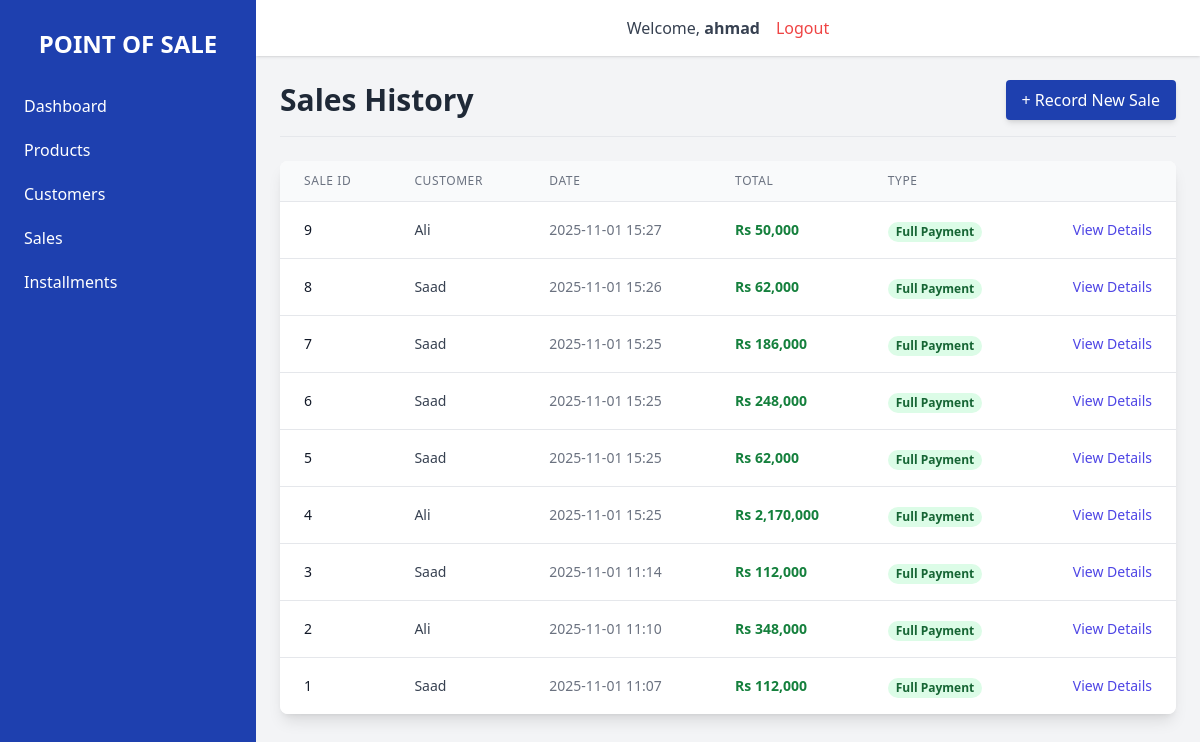
The app's page /sales/ (signed in) with its own data.
### sales/models.py (models this page shows)
class Sale(models.Model):
    PAYMENT_CHOICES = [
        ('FULL', 'Full Payment'),
        ('INST', 'Installment Plan'),
    ]
    customer = models.ForeignKey(Customer, on_delete=models.PROTECT, related_name='sales')
    sale_date = models.DateTimeField(auto_now_add=True)
    payment_method = models.CharField(max_length=10, choices=METHOD_CHOICES, default=CASH)
    payment_type = models.CharField(max_length=4, choices=PAYMENT_CHOICES, default='FULL')
    total_amount = models.DecimalField(max_digits=10, decimal_places=2, default=0.00)

### customers/models.py (models this page shows, shortened)
class Customer(models.Model):
    name = models.CharField(max_length=200)
    phone = models.CharField(max_length=20, blank=True, null=True)
    email = models.EmailField(max_length=254, unique=True)
    address = models.TextField(blank=True)
    created_at = models.DateTimeField(auto_now_add=True)
    class Meta:
        ordering = ['name']

### sales/views.py (the view)
# urls.py: path('', views.SaleListView.as_view(), name='sale_list'),
class SaleListView(LoginRequiredMixin, ListView):
    model = Sale
    template_name = 'sales/sale_list.html'
    context_object_name = 'sales'
    ordering = ['-sale_date']

### sales/templates/sales/sale_list.html (shortened to what this page needs)
{% extends 'base.html' %}
{% load humanize %}
{% block content %}
<div class="space-y-6">
    <div class="flex justify-between items-center border-b pb-4 mb-4">
        <h1 class="text-3xl font-bold text-gray-800">Sales History</h1>
        <a href="{% url 'sales:sale_create' %}" class="bg-primary-blue hover:bg-blue-800 text-white font-medium py-2 px-4 rounded transition duration-150 shadow-md">
            + Record New Sale
        </a>
    </div>
    <div class="bg-white shadow-lg rounded-lg overflow-x-auto">
        <table class="min-w-full divide-y divide-gray-200">
            <thead class="bg-gray-50">
                <tr>
                    <th class="px-6 py-3 text-left text-xs font-medium text-gray-500 uppercase tracking-wider">Sale ID</th>
                    <th class="px-6 py-3 text-left text-xs font-medium text-gray-500 uppercase tracking-wider">Customer</th>
                    <th class="px-6 py-3 text-left text-xs font-medium text-gray-500 uppercase tracking-wider hidden sm:table-cell">Date</th>
                    <th class="px-6 py-3 text-left text-xs font-medium text-gray-500 uppercase tracking-wider">Total</th>
                    <th class="px-6 py-3 text-left text-xs font-medium text-gray-500 uppercase tracking-wider">Type</th>
                    <th class="relative px-6 py-3">
                    </th>
                </tr>
            </thead>
            <tbody class="bg-white divide-y divide-gray-200">
                {% for sale in sales %}
                <tr>
                    <td class="px-6 py-4 whitespace-nowrap text-sm font-medium text-gray-900">{{ sale.id }}</td>
                    <td class="px-6 py-4 whitespace-nowrap text-sm text-gray-700">{{ sale.customer.name }}</td>
                    <td class="px-6 py-4 whitespace-nowrap text-sm text-gray-500 hidden sm:table-cell">{{ sale.sale_date|date:"Y-m-d H:i" }}</td>
                    <td class="px-6 py-4 whitespace-nowrap text-sm font-bold text-green-700">Rs {{ sale.total_amount|floatformat:0|intcomma }}</td>
                    <td class="px-6 py-4 whitespace-nowrap">
                        <span class="px-2 inline-flex text-xs leading-5 font-semibold rounded-full
                            {% if sale.payment_type == 'FULL' %}bg-green-100 text-green-800{% else %}bg-orange-100 text-orange-800{% endif %}">
                            {{ sale.get_payment_type_display }}
                        </span>
                    </td>
                    <td class="px-6 py-4 whitespace-nowrap text-right text-sm font-medium">
                        <a href="{% url 'sales:sale_detail' sale.pk %}" class="text-indigo-600 hover:text-indigo-900">View Details</a>
                    </td>
                </tr>
                {% empty %}
                <tr>
                    <td colspan="6" class="px-6 py-4 text-center text-gray-500">No sales recorded yet.</td>
                </tr>
                {% endfor %}
            </tbody>
        </table>
    </div>
</div>
{% endblock content %}

### templates/base.html (shortened to what this page needs)
{% load static %}
<!DOCTYPE html>
<html lang="en">
<head>
    <script src="https://cdn.tailwindcss.com"></script>
</head>
<body class="bg-primary-light min-h-screen flex">
    <aside id="sidebar" class="bg-primary-blue text-white w-64 space-y-6 py-7 px-2 absolute inset-y-0 left-0 transform -translate-x-full md:relative md:translate-x-0 transition duration-200 ease-in-out">
        <a href="{% url 'dashboard:dashboard_view' %}" class="text-white text-2xl font-semibold uppercase flex items-center justify-center">
            Point of Sale
        </a>
        <nav>
            <a href="{% url 'dashboard:dashboard_view' %}" class="block py-2.5 px-4 rounded transition duration-200 hover:bg-white hover:text-primary-blue">
                Dashboard
            </a>
            <a href="{% url 'products:product_list' %}" class="block py-2.5 px-4 rounded transition duration-200 hover:bg-white hover:text-primary-blue">
                Products
            </a>
            <a href="{% url 'customers:customer_list' %}" class="block py-2.5 px-4 rounded transition duration-200 hover:bg-white hover:text-primary-blue">
                Customers
            </a>
            <a href="{% url 'sales:sale_list' %}" class="block py-2.5 px-4 rounded transition duration-200 hover:bg-white hover:text-primary-blue">
                Sales
            </a>
            <a href="{% url 'sales:installment_list' %}" class="block py-2.5 px-4 rounded transition duration-200 hover:bg-white hover:text-primary-blue">
                Installments
            </a>
        </nav>
    </aside>
    <div class="flex-1 flex flex-col overflow-hidden">
        <header class="flex justify-around items-center bg-white shadow p-4">
            <div class="flex justify-between items-center space-x-4">
                {% if user.is_authenticated %}
                <span class="text-gray-700">Welcome, <strong>{{ user.username }}</strong></span>
                <a href="{% url 'accounts:logout' %}" class="text-red-500 hover:text-red-700 font-medium">
                    Logout
                </a>
                {% endif %}
            </div>
        </header>
        <main class="flex-1 overflow-x-hidden overflow-y-auto p-6">
            {% block content %}
            {% endblock content %}
        </main>
    </div>
</body>
</html>

### records on screen
Sale: id "9", customer.name "Ali", sale_date "2025-11-01 15:27", total_amount "50,000", payment_type "Full Payment"
Sale: id "8", customer.name "Saad", sale_date "2025-11-01 15:26", total_amount "62,000", payment_type "Full Payment"
Sale: id "7", customer.name "Saad", sale_date "2025-11-01 15:25", total_amount "186,000", payment_type "Full Payment"
Sale: id "6", customer.name "Saad", sale_date "2025-11-01 15:25", total_amount "248,000", payment_type "Full Payment"
Sale: id "5", customer.name "Saad", sale_date "2025-11-01 15:25", total_amount "62,000", payment_type "Full Payment"
Sale: id "4", customer.name "Ali", sale_date "2025-11-01 15:25", total_amount "2,170,000", payment_type "Full Payment"
Sale: id "3", customer.name "Saad", sale_date "2025-11-01 11:14", total_amount "112,000", payment_type "Full Payment"
Sale: id "2", customer.name "Ali", sale_date "2025-11-01 11:10", total_amount "348,000", payment_type "Full Payment"
Sale: id "1", customer.name "Saad", sale_date "2025-11-01 11:07", total_amount "112,000", payment_type "Full Payment"

### other values on screen
{{ user.username }} "ahmad"
